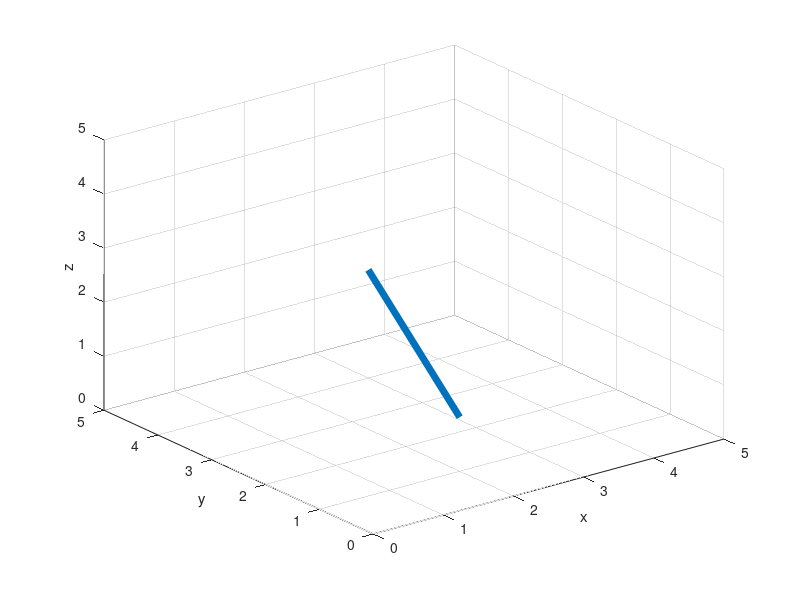

The MATLAB script that drew this image:
function drawBar
 clear all; close all;
 plot3([2,3],[1,4],[1,2],'linewidth',5);
 grid on;
 xlabel('x');ylabel('y');zlabel('z');
 axis([0,5,0,5,0,5]);
end